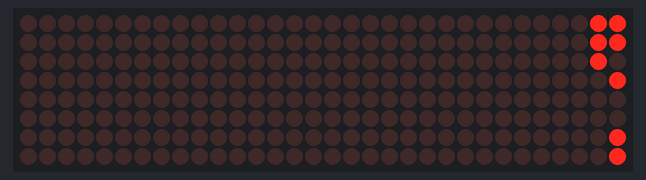
Bench run of a sketch on a simulated Arduino Uno, built with avr-gcc and run on an emulated ATmega328P. Shown: 32×8 LED matrix. Wiring (inferred from the names in the program): 4 × MAX7219 LED driver (orientation assumed): data pin 12; clock pin 11; CS pin 10. Random numbers use the default seed unless the sketch sets one.

Above: at 1.6 s.
At 6.3 s:
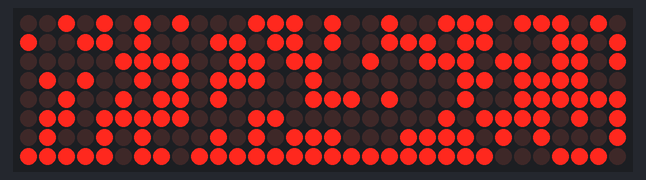
At 11.12 s:
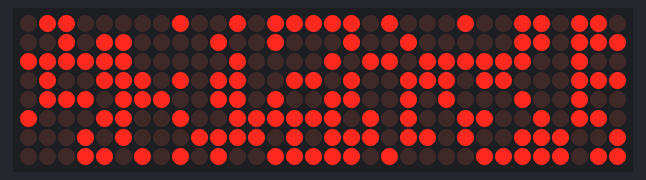
At 20.76 s:
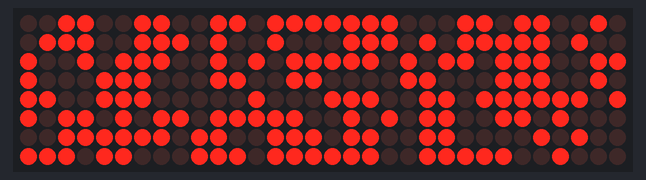
At 30.29 s:
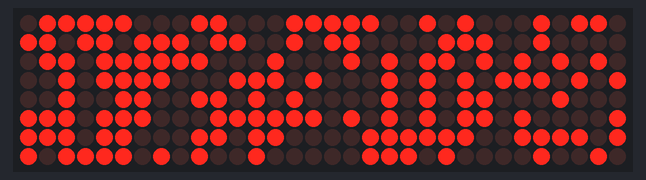
At 39.93 s:
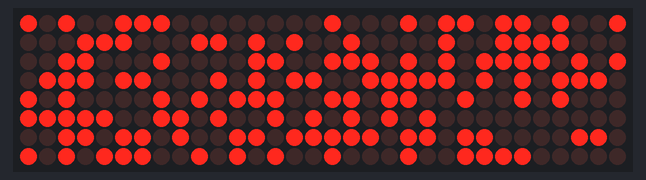

The sketch:

max7219-scrolling-text.ino
```cpp
#define DATA_PIN 12
#define CLC_PIN 11
#define CS_PIN 10

#define DEVICES 4
#define ROWS_COUNT 8

const unsigned int ROW_SIZE = (int)(DEVICES + 2);

byte unsigned data[ROWS_COUNT][ROW_SIZE] = {};
const byte text[] PROGMEM = {"!\"#$%&#$#"};
```

01_matrix.ino
```cpp
void spiBeginTransfer() {
  digitalWrite(CS_PIN, LOW);
}

void spiCompleteTransfer() {
  digitalWrite(CS_PIN, HIGH);
}

void spiTransfer(int com, byte data) {
  shiftOut(DATA_PIN, CLC_PIN, MSBFIRST, com);
  shiftOut(DATA_PIN, CLC_PIN, MSBFIRST, data);
}

void clearDisplay() {
  for (int i = 0; i < ROWS_COUNT; i++) {
    spiBeginTransfer();
    for (int j = 0; j < DEVICES; j++) {
      spiTransfer(i + 1, 0);
    }
    spiCompleteTransfer();
  }
}

void setScanLimit() {
  spiBeginTransfer();
  for (int i = 0; i < DEVICES; i++) {
    spiTransfer(11, 7);
  }
  spiCompleteTransfer();
}

void useLedMatrix() {
  spiBeginTransfer();
  for (int i = 0; i < DEVICES; i++) {
    spiTransfer(9, 0);
  }
  spiCompleteTransfer();
}

void setShutdownMode(bool mode) {
  spiBeginTransfer();
  for (int i = 0; i < DEVICES; i++) {
    spiTransfer(12, mode);
  }
  spiCompleteTransfer();
}

void setIntensity(byte intensity) {
  spiBeginTransfer();
  for (int i = 0; i < DEVICES; i++) {
    spiTransfer(10, intensity);
  }
  spiCompleteTransfer();
}

void testDisplay() {
  spiBeginTransfer();
  for (int i = 0; i < DEVICES; i++) {
    spiTransfer(15, 0);
  }
  spiCompleteTransfer();
}
```

02_font.ino
```cpp
// space
const byte C32[] PROGMEM = {
  0x04
};

// !
const byte C33[] PROGMEM = {
  0x11, B11111010
};

// "
const byte C34[] PROGMEM = {
  0x31, B11000000, 0, B11000000
};

// #
const byte C35[] PROGMEM = {
  0x51, B00101000, B01111100, B00101000, B01111100, B00101000
};

// $
const byte C36[] PROGMEM = {
  0x51, B00100000, B01010100, B11111110, B01010100, B00001000
};

// %
const byte C37[] PROGMEM = {
  0x51, B11000100, B11001000, B00010000, B00100110, B01000110
};

// &
const byte C38[] PROGMEM = {
  0x51, B01101100, B10010010, B10101010, B01000100, B00001010
};

const byte* const font[] PROGMEM = {
  C32, C33, C34, C35, C36, C37, C38
};
```

20_setup.ino
```cpp
void setup() {
  pinMode(DATA_PIN, OUTPUT);
  pinMode(CLC_PIN, OUTPUT);
  pinMode(CS_PIN, OUTPUT);
  digitalWrite(CS_PIN, HIGH);

  setScanLimit();
  useLedMatrix();
  setShutdownMode(1);
  setIntensity(0);
  testDisplay();

  delay(1000);
  clearDisplay();
}
```

40_loop.ino
```cpp
void shiftData(byte offset = 1) {
  for(int i = 0; i < ROWS_COUNT; i++) {
    for(int j = ROW_SIZE - 1; j >= 0; j--) {
      data[i][j] = data[i][j] << offset;
      if (j > 0) {
        for (int k = 0; k < offset; k++) {
           bitWrite(data[i][j], k, bitRead(data[i][j - 1], 8 - offset + k));
        }
      }
    }
    bitWrite(data[i][0], 0, random(2));
  }
}

void loop() {
  for(int i = 0; i < ROWS_COUNT; i++) {
    spiBeginTransfer();
    for(int j = ROW_SIZE - 2; j > 0; j--) {
      spiTransfer(i+1, data[i][j]);
    }
    spiCompleteTransfer();
  }

  shiftData();
  delay(50);
}
```
